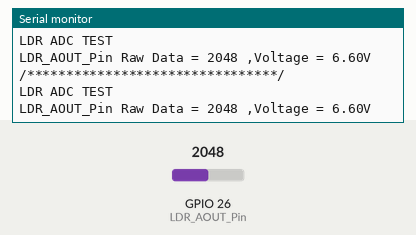
This sketch was run on a simulated ESP32. On the bench: the last lines printed to the serial monitor. The test bench sets the inputs (shaded band); at power-on: GPIO 26 (LDR_AOUT_Pin) = 2048.

Above: at 1.2 s.
1.3 s: GPIO 26 (LDR_AOUT_Pin) set to 2866
At 1.7 s:
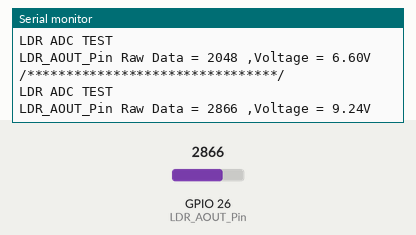
2.8 s: GPIO 26 (LDR_AOUT_Pin) set to 3603
At 3.22 s:
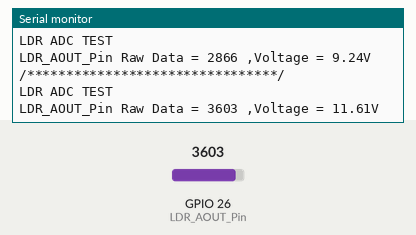
Timing chart, 0 to 5.8 s (numbered marks = the images above; inputs shaded):
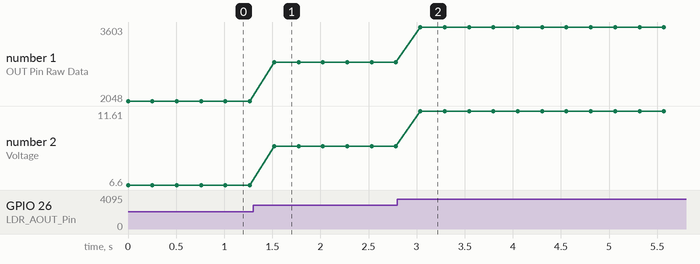

Measured:
- after the input at 1.3 s, the serial monitor: prints a new line after 0.22 s (image 1)
- after the input at 2.8 s, the serial monitor: prints a new line after 0.24 s (image 2)
- plotted number 1: 2048 → 2866 after the input at 1.3 s, 2866 → 3603 after the input at 2.8 s
- plotted number 2: 6.6 → 9.24 after the input at 1.3 s, 9.24 → 11.61 after the input at 2.8 s

The sketch:

tutorial2_1_1_pdr.ino
```cpp
#define LDR_AOUT_Pin (26)

void setup() {
  Serial.begin(115200);
}

void loop() {
  float adc_voltage = 0;

  //値を読み出し
  uint16_t adc_read_raw = analogRead(LDR_AOUT_Pin);

  //電圧に変換
  adc_voltage = adc_read_raw*3.3/1024.0;

  Serial.printf("/********************************/ \r\n");
  Serial.printf("LDR ADC TEST \r\n");
  Serial.printf("LDR_AOUT_Pin Raw Data = %d ,Voltage = %.2fV\r\n",adc_read_raw,adc_voltage);
  delay(250);
}
```
